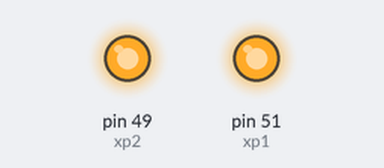
Bench run of a sketch on a simulated Arduino Mega 2560, built with avr-gcc and run on an emulated ATmega2560. On the bench: output pins drawn as LEDs (lit = HIGH).

Above: at 3.0 s.
At 62.0 s:
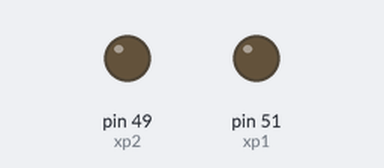
At 121.0 s:
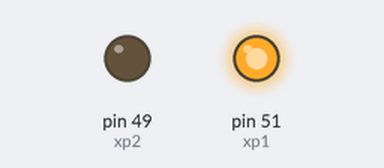
Timing chart, 0 to 130.0 s (numbered marks = the images above):
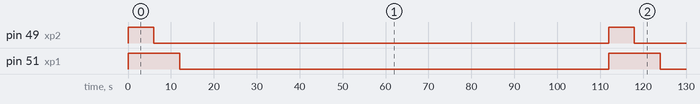

The sketch:

sucker.ino
```cpp
#define xp1 51  //连到I/O口
#define xp2 49

void setup() {
  // 初始化
  pinMode(xp1,OUTPUT);
  pinMode(xp2,OUTPUT);

}

void loop() {

    digitalWrite(xp1,HIGH);   //吸盘一直吸
    digitalWrite(xp2,HIGH);
    delay(6000);
    digitalWrite(xp2,LOW);   //关闭吸盘
    delay(6000);
    digitalWrite(xp1,LOW);
    delay(100000);


}
```

Measured:
- by itself, pin 49 (xp2): alternates HIGH for 6.0 s and LOW for 106 s
- by itself, pin 51 (xp1): alternates HIGH for 12.0 s and LOW for 100 s
